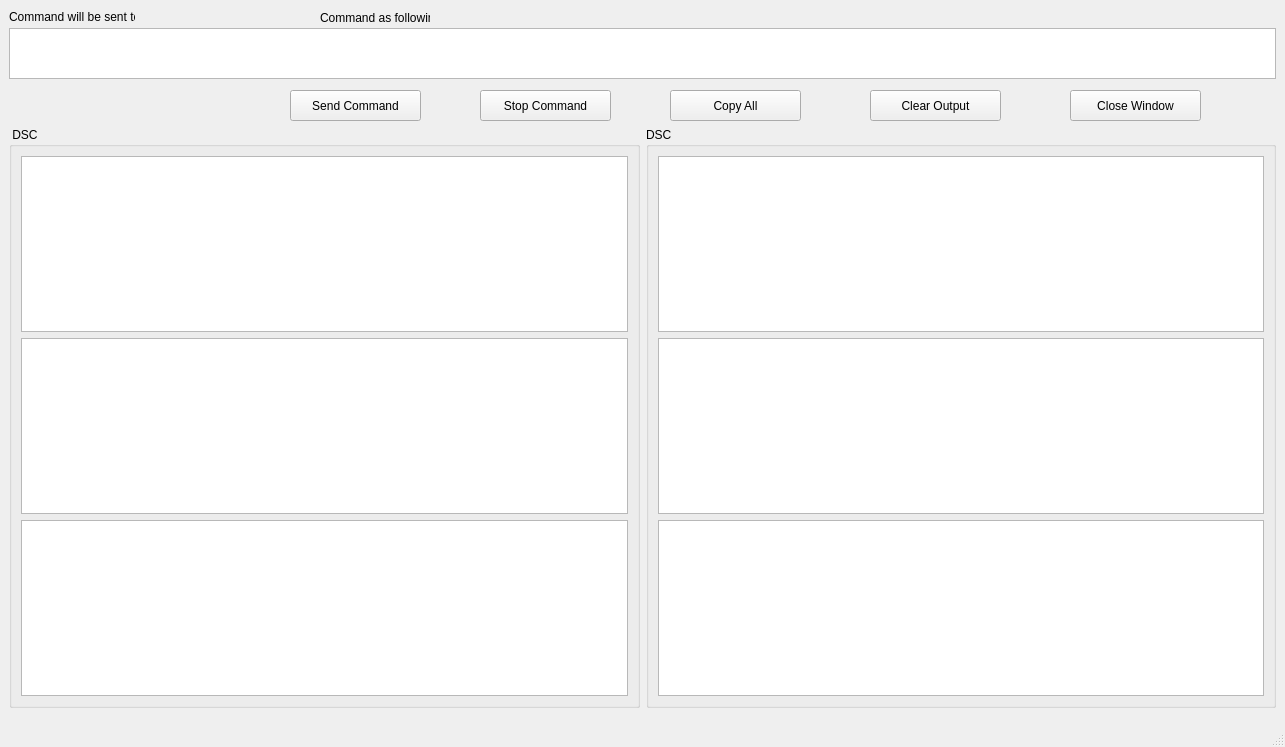
<?xml version="1.0" encoding="UTF-8"?>
<ui version="4.0">
 <class>Show_Result_APEU</class>
 <widget class="QMainWindow" name="Show_Result_APEU">
  <property name="geometry">
   <rect>
    <x>0</x>
    <y>0</y>
    <width>1285</width>
    <height>747</height>
   </rect>
  </property>
  <property name="toolTipDuration">
   <number>1</number>
  </property>
  <widget class="QWidget" name="centralwidget">
   <widget class="QLabel" name="label_will_sent_to">
    <property name="geometry">
     <rect>
      <x>9</x>
      <y>9</y>
      <width>126</width>
      <height>16</height>
     </rect>
    </property>
    <property name="text">
     <string>Command will be sent to : </string>
    </property>
   </widget>
   <widget class="QLabel" name="label_command_view">
    <property name="geometry">
     <rect>
      <x>320</x>
      <y>10</y>
      <width>110</width>
      <height>16</height>
     </rect>
    </property>
    <property name="text">
     <string>Command as following:</string>
    </property>
   </widget>
   <widget class="QTextEdit" name="textEdit_command">
    <property name="geometry">
     <rect>
      <x>9</x>
      <y>28</y>
      <width>1267</width>
      <height>51</height>
     </rect>
    </property>
   </widget>
   <widget class="QPushButton" name="pushButton_Close">
    <property name="geometry">
     <rect>
      <x>1070</x>
      <y>90</y>
      <width>131</width>
      <height>31</height>
     </rect>
    </property>
    <property name="text">
     <string>Close Window</string>
    </property>
   </widget>
   <widget class="QPushButton" name="pushButton_SendCommand">
    <property name="geometry">
     <rect>
      <x>290</x>
      <y>90</y>
      <width>131</width>
      <height>31</height>
     </rect>
    </property>
    <property name="text">
     <string>Send Command</string>
    </property>
   </widget>
   <widget class="QGroupBox" name="groupBox_DSC1">
    <property name="geometry">
     <rect>
      <x>9</x>
      <y>127</y>
      <width>631</width>
      <height>581</height>
     </rect>
    </property>
    <property name="title">
     <string> DSC</string>
    </property>
    <layout class="QGridLayout" name="gridLayout">
     <item row="0" column="0">
      <widget class="QTextEdit" name="textEdit_Server1"/>
     </item>
     <item row="1" column="0">
      <widget class="QTextEdit" name="textEdit_Server3"/>
     </item>
     <item row="2" column="0">
      <widget class="QTextEdit" name="textEdit_Server5">
       <property name="html">
        <string>&lt;!DOCTYPE HTML PUBLIC &quot;-//W3C//DTD HTML 4.0//EN&quot; &quot;http://www.w3.org/TR/REC-html40/strict.dtd&quot;&gt;
&lt;html&gt;&lt;head&gt;&lt;meta name=&quot;qrichtext&quot; content=&quot;1&quot; /&gt;&lt;style type=&quot;text/css&quot;&gt;
p, li { white-space: pre-wrap; }
&lt;/style&gt;&lt;/head&gt;&lt;body style=&quot; font-family:'MS Shell Dlg 2'; font-size:8.25pt; font-weight:400; font-style:normal;&quot;&gt;
&lt;p style=&quot;-qt-paragraph-type:empty; margin-top:0px; margin-bottom:0px; margin-left:0px; margin-right:0px; -qt-block-indent:0; text-indent:0px;&quot;&gt;&lt;br /&gt;&lt;/p&gt;&lt;/body&gt;&lt;/html&gt;</string>
       </property>
      </widget>
     </item>
    </layout>
   </widget>
   <widget class="QGroupBox" name="groupBox_DSC2">
    <property name="geometry">
     <rect>
      <x>646</x>
      <y>127</y>
      <width>630</width>
      <height>581</height>
     </rect>
    </property>
    <property name="title">
     <string>DSC</string>
    </property>
    <layout class="QGridLayout" name="gridLayout_2">
     <item row="0" column="0">
      <widget class="QTextEdit" name="textEdit_Server2"/>
     </item>
     <item row="1" column="0">
      <widget class="QTextEdit" name="textEdit_Server4"/>
     </item>
     <item row="2" column="0">
      <widget class="QTextEdit" name="textEdit_Server6"/>
     </item>
    </layout>
   </widget>
   <widget class="QLabel" name="label_server">
    <property name="geometry">
     <rect>
      <x>140</x>
      <y>10</y>
      <width>101</width>
      <height>16</height>
     </rect>
    </property>
    <property name="text">
     <string/>
    </property>
   </widget>
   <widget class="QPushButton" name="pushButton_ClearOutput">
    <property name="geometry">
     <rect>
      <x>870</x>
      <y>90</y>
      <width>131</width>
      <height>31</height>
     </rect>
    </property>
    <property name="text">
     <string>Clear Output</string>
    </property>
   </widget>
   <widget class="QLabel" name="label_caution">
    <property name="geometry">
     <rect>
      <x>20</x>
      <y>90</y>
      <width>261</width>
      <height>16</height>
     </rect>
    </property>
    <property name="text">
     <string/>
    </property>
   </widget>
   <widget class="QLabel" name="label_status">
    <property name="geometry">
     <rect>
      <x>60</x>
      <y>110</y>
      <width>171</width>
      <height>20</height>
     </rect>
    </property>
    <property name="text">
     <string/>
    </property>
   </widget>
   <widget class="QPushButton" name="pushButton_CopyOutput">
    <property name="geometry">
     <rect>
      <x>670</x>
      <y>90</y>
      <width>131</width>
      <height>31</height>
     </rect>
    </property>
    <property name="text">
     <string>Copy All</string>
    </property>
   </widget>
   <widget class="QPushButton" name="pushButton_StopCommand">
    <property name="geometry">
     <rect>
      <x>480</x>
      <y>90</y>
      <width>131</width>
      <height>31</height>
     </rect>
    </property>
    <property name="text">
     <string>Stop Command</string>
    </property>
   </widget>
  </widget>
  <widget class="QMenuBar" name="menubar">
   <property name="geometry">
    <rect>
     <x>0</x>
     <y>0</y>
     <width>1285</width>
     <height>21</height>
    </rect>
   </property>
  </widget>
  <widget class="QStatusBar" name="statusbar"/>
 </widget>
 <resources/>
 <connections/>
</ui>
